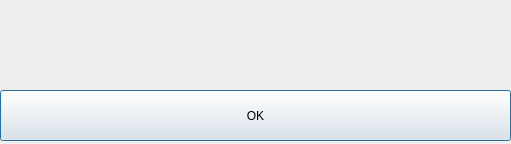
<?xml version="1.0" encoding="UTF-8"?>
<ui version="4.0">
 <class>Dialog</class>
 <widget class="QDialog" name="Dialog">
  <property name="geometry">
   <rect>
    <x>0</x>
    <y>0</y>
    <width>511</width>
    <height>144</height>
   </rect>
  </property>
  <property name="sizePolicy">
   <sizepolicy hsizetype="Fixed" vsizetype="Fixed">
    <horstretch>0</horstretch>
    <verstretch>0</verstretch>
   </sizepolicy>
  </property>
  <property name="minimumSize">
   <size>
    <width>511</width>
    <height>0</height>
   </size>
  </property>
  <property name="maximumSize">
   <size>
    <width>511</width>
    <height>144</height>
   </size>
  </property>
  <property name="windowTitle">
   <string>Eror</string>
  </property>
  <widget class="QLabel" name="err_text">
   <property name="geometry">
    <rect>
     <x>0</x>
     <y>20</y>
     <width>511</width>
     <height>51</height>
    </rect>
   </property>
   <property name="sizePolicy">
    <sizepolicy hsizetype="Fixed" vsizetype="Fixed">
     <horstretch>0</horstretch>
     <verstretch>0</verstretch>
    </sizepolicy>
   </property>
   <property name="minimumSize">
    <size>
     <width>511</width>
     <height>51</height>
    </size>
   </property>
   <property name="maximumSize">
    <size>
     <width>511</width>
     <height>51</height>
    </size>
   </property>
   <property name="text">
    <string>&lt;html&gt;&lt;head/&gt;&lt;body&gt;&lt;p&gt;&lt;br/&gt;&lt;/p&gt;&lt;/body&gt;&lt;/html&gt;</string>
   </property>
   <property name="textFormat">
    <enum>Qt::RichText</enum>
   </property>
   <property name="wordWrap">
    <bool>true</bool>
   </property>
  </widget>
  <widget class="QPushButton" name="btn_ok">
   <property name="geometry">
    <rect>
     <x>0</x>
     <y>90</y>
     <width>511</width>
     <height>51</height>
    </rect>
   </property>
   <property name="minimumSize">
    <size>
     <width>511</width>
     <height>51</height>
    </size>
   </property>
   <property name="maximumSize">
    <size>
     <width>511</width>
     <height>51</height>
    </size>
   </property>
   <property name="text">
    <string>OK</string>
   </property>
  </widget>
 </widget>
 <resources/>
 <connections>
  <connection>
   <sender>btn_ok</sender>
   <signal>clicked()</signal>
   <receiver>Dialog</receiver>
   <slot>close()</slot>
   <hints>
    <hint type="sourcelabel">
     <x>295</x>
     <y>153</y>
    </hint>
    <hint type="destinationlabel">
     <x>298</x>
     <y>87</y>
    </hint>
   </hints>
  </connection>
 </connections>
</ui>
